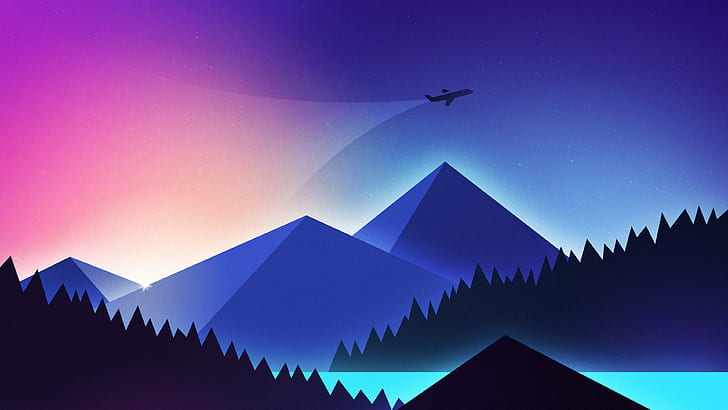
#> input picture images/minimalist_landscape.jpg, 728 x 410 px
$ python plots.py
#> lines starting #> are read from the running program, lines starting #| are printed output that depends on the picture
import matplotlib.pyplot as plt
from mpl_toolkits.mplot3d import Axes3D
import numpy as np
import cv2

img = cv2.imread('images/minimalist_landscape.jpg')
#> img is the input picture: shape (410, 728, 3); mean B, G, R 145.5, 78.8, 90.5
resized_img = cv2.resize(img, (20, 20))
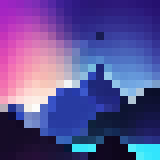
#> resized_img: shape (20, 20, 3) (shown 8 times larger); mean B, G, R 147.3, 80.4, 91.9

fig = plt.figure(figsize = (8, 6))
ax = plt.axes(projection='3d')

def split_rgb(image):
    b, g, r = cv2.split(image)
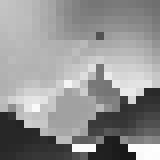
#> b: shape (20, 20) (shown 8 times larger); min 24, max 254, mean 147.3
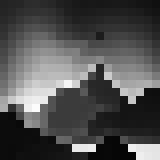
#> g: shape (20, 20) (shown 8 times larger); min 5, max 252, mean 80.4
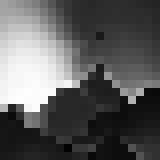
#> r: shape (20, 20) (shown 8 times larger); min 3, max 254, mean 91.9
    return r, g, b

def flatten(arr):
    n = arr.size
#> n = 400
    return arr.reshape([n,])

img_r, img_g, img_b = split_rgb(resized_img)
flatten_img_r, flatten_img_g, flatten_img_b = list(map(flatten, [img_r, img_g, img_b]))
#> flatten_img_r = 400 values, max 254 at index 223, min 3 at index 368, mean 91.92; flatten_img_g = 400 values, max 252 at index 264, min 5 at index 375, mean 80.43; flatten_img_b = 400 values, max 254 at index 379, min 24 at index 375, mean 147.3
pixels = np.stack([flatten_img_r, flatten_img_g, flatten_img_b], axis=1)
#> pixels = 400 rows, first 8: [161, 35, 196], [154, 37, 193], [147, 38, 189], [137, 44, 187], [126, 45, 181], [105, 42, 172], [85, 39, 164], [63, 32, 149]
print(pixels.shape)
#| (400, 3)

for r, g, b in pixels:
    ax.scatter3D(r, g, b, color = (r / 255, g / 255, b / 255))
#> this loop made 400 passes

plt.show()
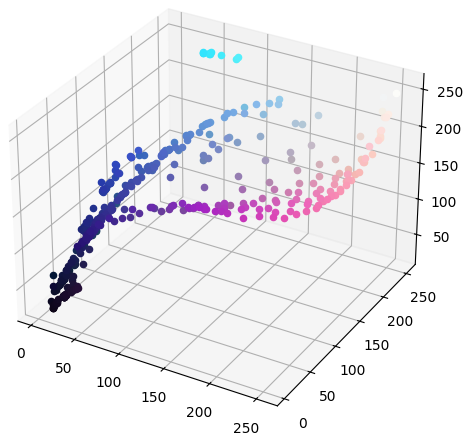
#> figure drawn by matplotlib, 1 panel

$ run again, with images/colorpanel.png saved as images/minimalist_landscape.jpg
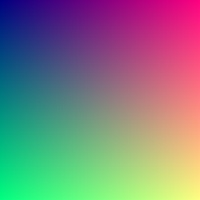
#> input picture images/colorpanel.png, 200 x 200 px
#> img is the input picture: shape (200, 200, 3); mean B, G, R 127.7, 127.3, 127.3
#> in split_rgb, `b, g, r = cv2.split(image)`:
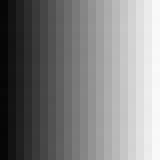
#> r: shape (20, 20) (shown 8 times larger); min 5, max 250, mean 127.5
#> flatten_img_r = 400 values, max 250 at index 179, min 5 at index 200, mean 127.5; flatten_img_g = 400 values, max 249 at index 380, min 5 at index 0, mean 127.4; flatten_img_b = 400 values, max 130 at index 220, min 126 at index 121, mean 127.8
#> pixels = 400 rows, first 8: [6, 5, 128], [19, 6, 128], [32, 6, 128], [45, 6, 128], [58, 6, 128], [70, 6, 129], [83, 6, 128], [97, 5, 128]
#| (400, 3)
#> the loop `for r, g, b in pixels:` made 400 passes
#> `plt.show()`:
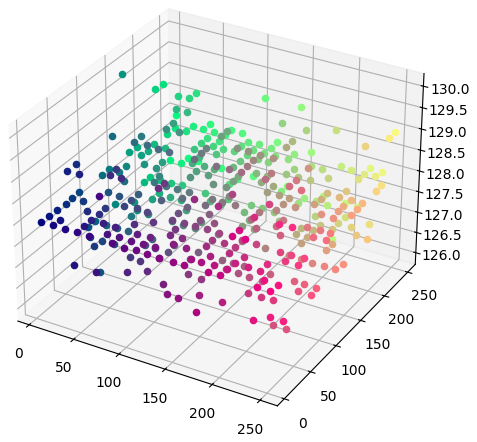
#> figure drawn by matplotlib, 1 panel
